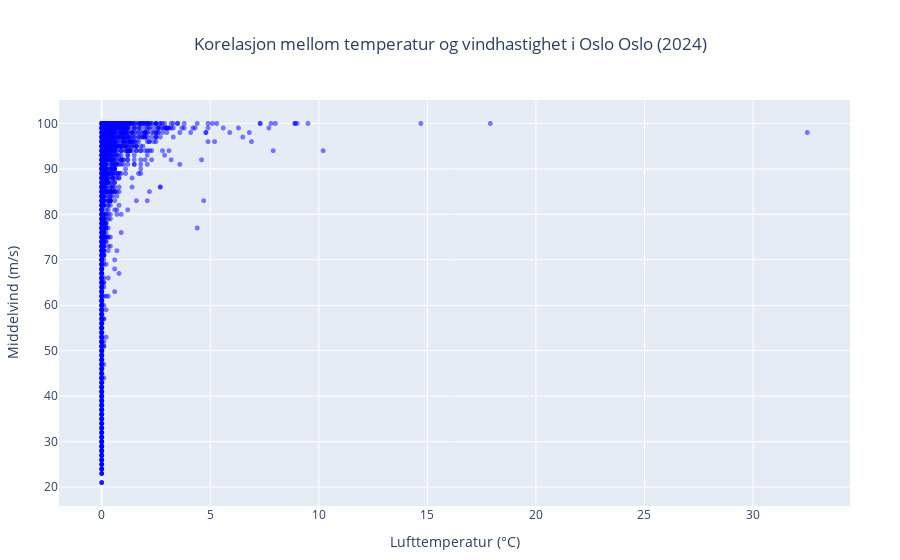

Write notebook code for a chart like this one.
### Code cell
def plot_correlation_temperature_wind(city_name, file_path):
    
    city_data, error = gjør_klar_data(city_name, file_path)

    if error:
        print(error)
        return None

    # Skjekker om det er manglende data
    city_data = city_data.dropna(subset=["Lufttemperatur", "Middelvind"])

    # Beregner korrelasjonen mellom lufttemperatur og middelvind
    correlation = city_data["Nedbør (1 t)"].corr(city_data["Relativ luftfuktighet"])

    # Plot
    fig = px.scatter(
        city_data,
        x="Nedbør (1 t)",
        y="Relativ luftfuktighet",
        title=f"Korelasjon mellom temperatur og vindhastighet i Oslo {city_name} (2024)",
        labels={"Lufttemperatur": "Lufttemperatur (°C)", "Middelvind": "Middelvind (m/s)"},
        color_discrete_sequence=['blue']
    )

    # Oppdaterer layout og stil
    fig.update_traces(marker=dict(size=5, opacity=0.5)) # Juster størrelsen på punktene
    fig.update_layout(
        xaxis_title="Lufttemperatur (°C)",
        yaxis_title="Middelvind (m/s)",
        showlegend=False,
        title_x=0.5,  # Sentrer tittelen 
        margin=dict(l=50, r=50, t=100, b=50)  # Legg til marginer for bedre plassering
    )

    
    fig.show()

plot_correlation_temperature_wind(city_name, filepath)

### Figure 1 — Plotly figure (JSON) as saved in the notebook; plotly's stock layout.template omitted (floating-point values rounded to 4 significant figures; data arrays with more than 128 entries replaced by an {"elided": "..."} marker saying what was removed)
{"data": [{"hovertemplate": "Nedbør (1 t)=%{x}<br>Relativ luftfuktighet=%{y}<extra></extra>", "legendgroup": "", "marker": {"color": "blue", "opacity": 0.5, "size": 5, "symbol": "circle"}, "mode": "markers", "name": "", "showlegend": false, "type": "scattergl", "x": {"elided": "8780 float values"}, "xaxis": "x", "y": {"elided": "8780 int values"}, "yaxis": "y"}], "layout": {"legend": {"tracegroupgap": 0}, "margin": {"b": 50, "l": 50, "r": 50, "t": 100}, "showlegend": false, "title": {"text": "Korelasjon mellom temperatur og vindhastighet i Oslo Oslo (2024)", "x": 0.5}, "xaxis": {"anchor": "y", "domain": [0, 1], "title": {"text": "Lufttemperatur (°C)"}}, "yaxis": {"anchor": "x", "domain": [0, 1], "title": {"text": "Middelvind (m/s)"}}}}
